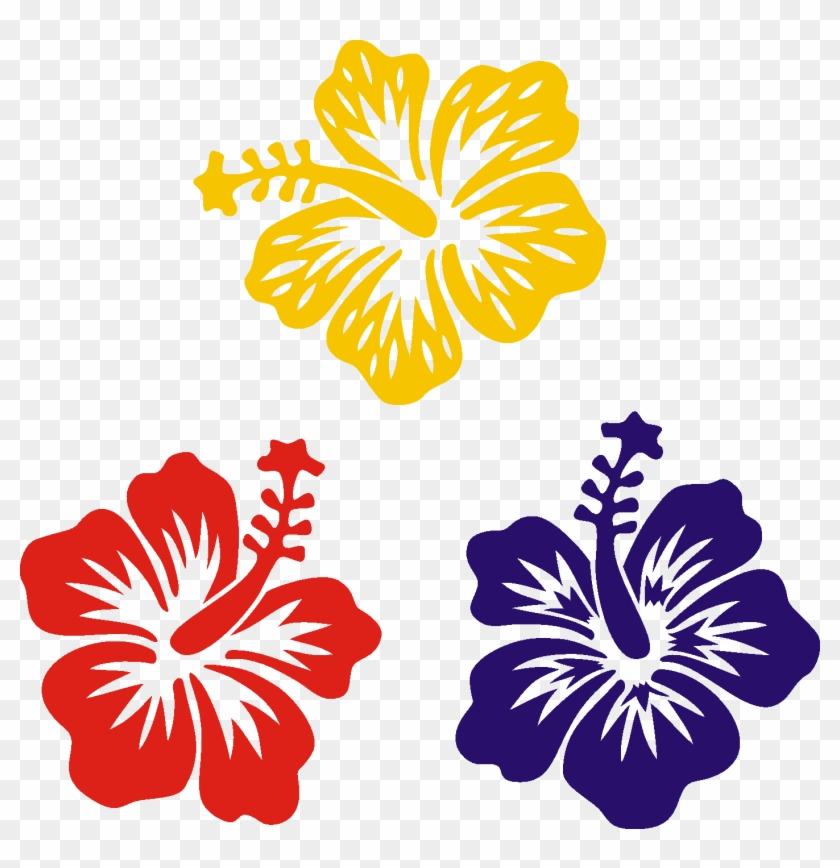
#> input picture bgimg.png, 840 x 868 px, given in place of the camera
$ python sketch.py
#> lines starting #> are read from the running program, lines starting #| are printed output that depends on the picture; after the words box and inside, x2 and y2 are one past the last pixel; in counts of white or black regions, pixels touching at a corner belong together
#> further down, frame is the input picture: shape (868, 840, 3); mean B, G, R 192.7, 201.2, 224.1
import cv2
import numpy as np

def sketch(image):
    gray = cv2.cvtColor(image,cv2.COLOR_BGR2GRAY)
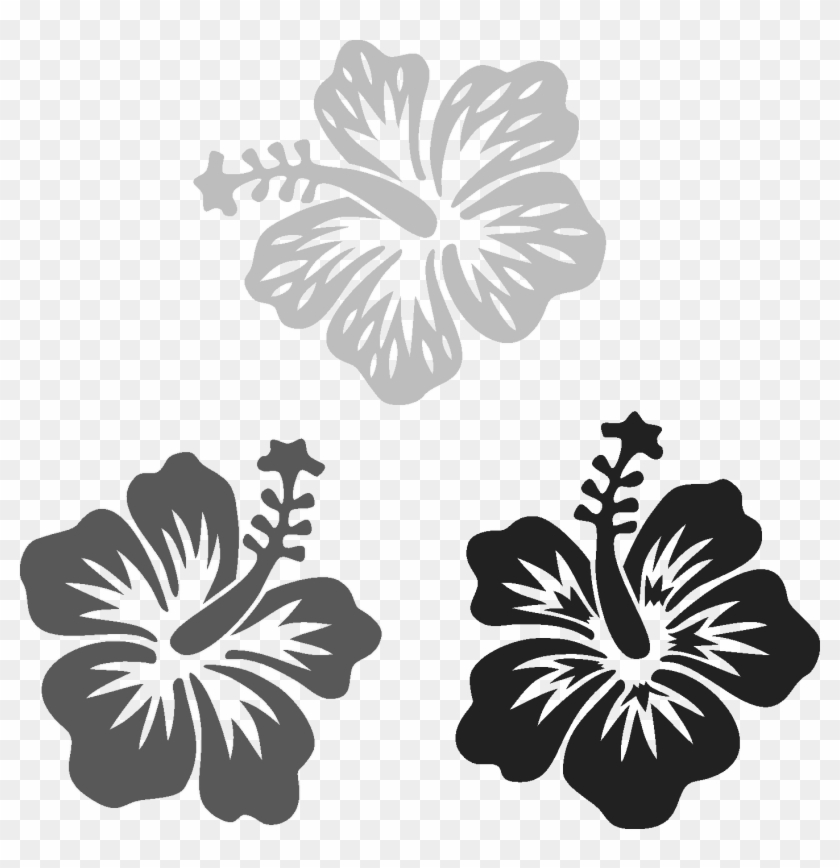
#> gray: shape (868, 840); min 32, max 255, mean 207.1
    blur_gray = cv2.GaussianBlur(gray,(5,5),900)
    edges = cv2.Canny(blur_gray,45,90)
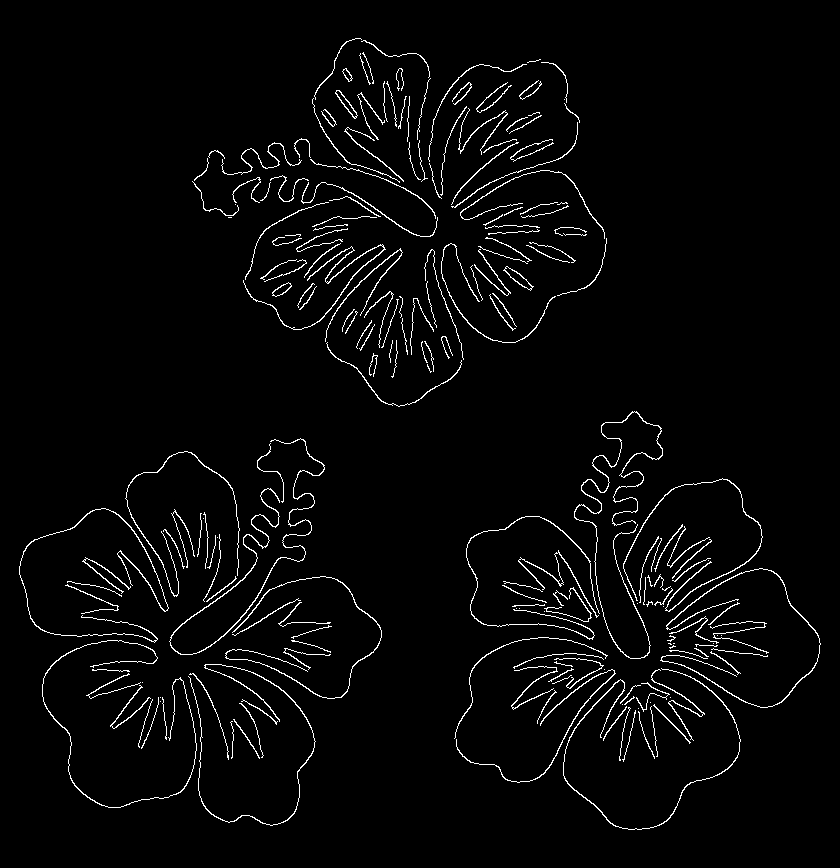
#> edges: shape (868, 840); 3% white in thin lines or dots, all inside (x1, y1, x2, y2) = (19, 38, 821, 830)
    ret,thre = cv2.threshold(edges,70,255,cv2.THRESH_BINARY_INV)
    return thre

cam = cv2.VideoCapture(0)

while 1:
    ret,frame = cam.read()
    cv2.imshow('Live Sketch', sketch(frame))
    if cv2.waitKey(1)==27 &0xFF == ord('q'):
#> (key q is pressed here)
        break
    if cv2.waitKey(1)==13:
#> (key q is pressed here)
        cv2.imwrite('sketch.jpg',sketch(frame))
        print('Image Saved!!!')

cam.release()
cv2.destroyAllWindows()

$ run again, on gradient.png
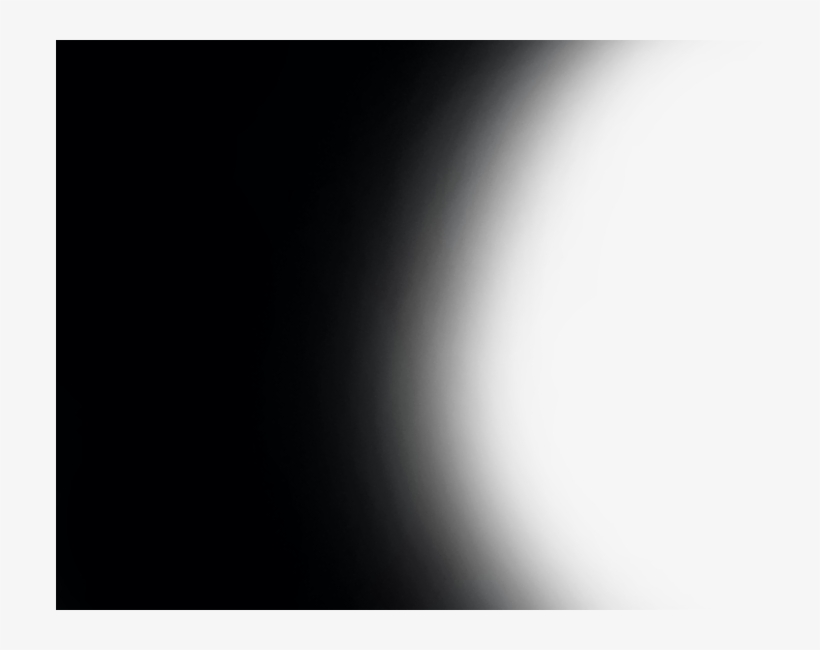
#> input picture gradient.png, 820 x 650 px, given in place of the camera
#> frame is the input picture: shape (650, 820, 3); mean B, G, R 138.9, 138.1, 137.9
#> in sketch, `edges = cv2.Canny(blur_gray,45,90)`:
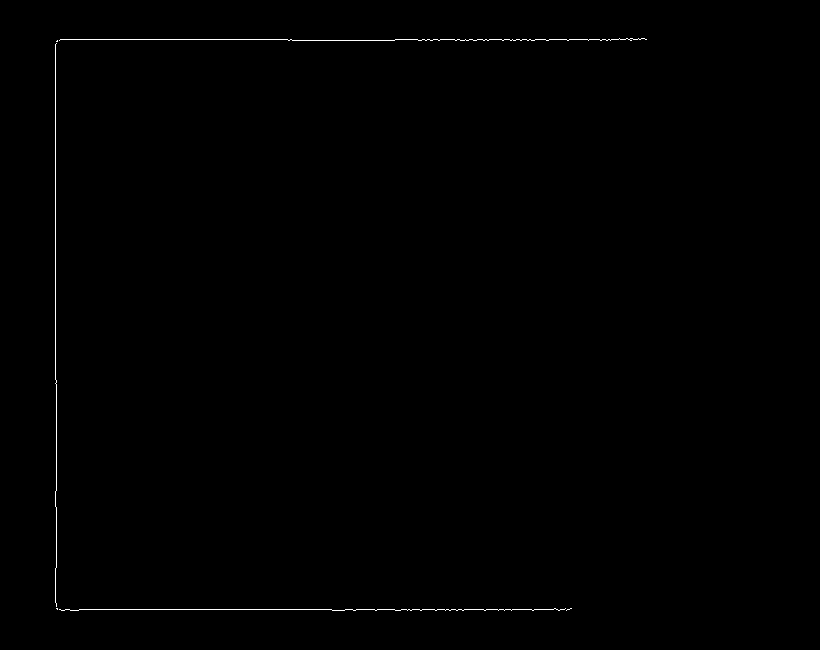
#> edges: shape (650, 820); 0.31% white in thin lines or dots, all inside (x1, y1, x2, y2) = (55, 38, 647, 611)
